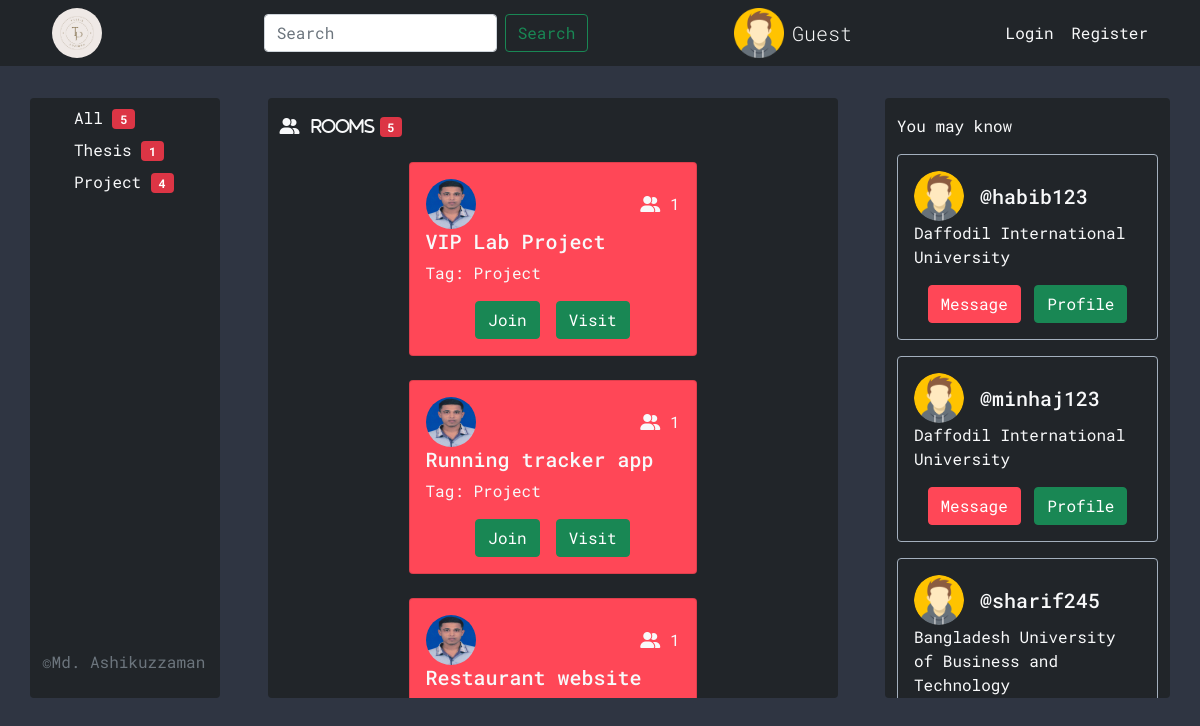
The page / on the database its author committed.
### main_app/models.py (models this page shows, shortened)
class Room(models.Model):
    name = models.CharField(max_length=255)
    host = models.ForeignKey(User, on_delete=models.CASCADE)
    participants = models.ManyToManyField(User, related_name='participants')
    tag = models.ForeignKey(Tag, on_delete=models.SET_NULL, null=True)
    description = models.TextField(default='', blank=True)
    created_at = models.DateTimeField(auto_now_add=True)

class User(AbstractUser):
    name = models.CharField(max_length=100, null=True)
    email = models.EmailField(unique=True)
    university = models.ForeignKey(University, null=True, on_delete=models.SET_NULL)
    image = models.ImageField(default='avatar.png', null=True)
    USERNAME_FIELD = 'email'
    REQUIRED_FIELDS = ['username']

class Tag(models.Model):
    name = models.CharField(max_length=50)
    def __str__(self):
        return self.name

class University(models.Model):
    name = models.CharField(max_length=255)
    def __str__(self):
        return self.name

### main_app/views.py (the view)
# urls.py: path('', views.index, name='home'),
def index(request):
    users = None
    rooms = None
    topic = request.GET.get('topic') if request.GET.get('topic') != None else ''
    user_id = request.GET.get('id')
    if user_id:
        user_id = int(user_id)
        rooms = Room.objects.filter(host__id=user_id).order_by('-created_at')
    else:
        rooms = Room.objects.filter(
            Q(tag__name__icontains=topic) |
            Q(name__icontains=topic)|
            Q(description__icontains=topic)|
            Q(host__id=user_id)).order_by('-created_at')
    room_count = rooms.count()
    all_rooms = Room.objects.count()
    thesis_count = Room.objects.filter(tag__name='Thesis').count()
    project_count = Room.objects.filter(tag__name='Project').count()
    if request.user.is_authenticated:
        users = User.objects.filter(university=request.user.university)
    else:
        users = User.objects.filter().order_by('-id')[0:4]
    return render(request, 'main_app/index.html', {
            'users': users,
            'rooms': rooms,
            'room_count': room_count,
            'all_rooms': all_rooms,
            'thesis_count': thesis_count,
            'project_count': project_count
        })

### main_app/templates/main_app/index.html (shortened to what this page needs)
{% extends 'main_app/base.html' %}
{% load static %}
{% block content %}
   <section class="container">
    <section class="row text-light mt-3 d-flex justify-content-between column-wise py-3">
        <div class="col-2 browse bg-dark rounded my-rooms py-2 d-flex flex-column justify-content-between">
                <div>
                    <ul>
                        <li class="list-unstyled"><a href="{% url 'home' %}" class="text-decoration-none text-light">All&nbsp;</a><span class="badge bg-danger">{{all_rooms}}</span></li>
                        <li class="list-unstyled pt-2"><a href="{% url 'home' %}?topic=Thesis" class="text-decoration-none text-light">Thesis&nbsp;</a><span class="badge bg-danger">{{thesis_count}}</span></li>
                        <li class="list-unstyled pt-2"><a href="{% url 'home' %}?topic=Project" class="text-decoration-none text-light">Project&nbsp;</a><span class="badge bg-danger">{{project_count}}</span></li>
                    </ul>
                </div>
                <div class="align-self-stretch">
                    <p class="text-muted author">&copy;Md. Ashikuzzaman</p>
                </div>
        </div>
        <div class="col-6 room-feed my-rooms bg-dark rounded py-3">
            <div class="d-flex justify-content-between">
                <div>
                    <i class="fa-solid fa-user-group">&nbsp;&nbsp;&nbsp;Rooms&nbsp;</i><span class="badge bg-danger">{{room_count}}</span>
                </div>
            </div>
            <div class="row d-flex justify-content-center mt-4">
              {% if rooms %}
              {% for room in rooms %}
                <div class="col mb-4" style="flex: 0;">
                    <div class="card room-body" style="width: 18rem; background-color: #ff4757;">
                        <div class="card-body d-flex flex-column">
                        <div class="d-flex align-items-center justify-content-between">
                          <img src="{{room.host.image.url}}" alt="host-image" style="width: 50px; height: 50px; border-radius: 50%;">
                          <div>
                            <i class="fa-solid fa-user-group"></i> {{room.participants.all.count}}
                          </div>
                        </div>
                          <h5 class="card-title">{{room.name}}</h5>
                          <p>Tag: {{room.tag}}</p>
                          {% if room.host == request.user %}
                            <div class="d-flex justify-content-center">
                              <a href="{% url 'update-room' room.id %}" class="card-link btn btn-success hidden">Update</a>
                              <a href="{% url 'update-room' room.id %}" class="card-link d-none show text-success"><i class="fa-solid fa-pen"></i></a>
                              <a href="{% url 'delete-room' room.id room.host.id 'index' %}" class="card-link btn btn-danger hidden text-light">Delete</a>
                              <a href="{% url 'delete-room' room.id room.host.id 'index' %}" class="card-link d-none show text-light"><i class="fa-solid fa-trash"></i></a>
                              <a href="{% url 'room' room.id %}" class="card-link btn btn-success hidden">Visit</a>
                              <a href="{% url 'room' room.id %}" class="card-link d-none show text-light"><i class="fa-solid fa-eye"></i></a>
                            </div>
                          {% else %}
                          <div class="d-flex justify-content-center">
                            {% if request.user in room.participants.all %}
                              <a href="" class="card-link btn btn-success hidden"><i class="fa-solid fa-circle-check"></i> Joined</a>
                              <a href="" class="card-link text-light d-none show"><i class="fa-solid fa-circle-check"></i></a>
                            {% else %}
                              {% if request.user.is_authenticated %}
                                <a href="{% url 'join-room' room.id request.user.id %}" class="card-link btn btn-success">Join</a>
                              {% else %}
                                <a href="{% url 'login'%}" class="card-link btn btn-success">Join</a>
                              {% endif %}
                            {% endif %}
                            <a href="{% url 'room' room.id %}" class="card-link btn btn-success hidden">Visit</a>
                          </div>
                          {% endif %}
                        </div>
                      </div>
                </div>
                {% endfor %}
                {% else %}
                <h5>No rooms available</h5>
                {% endif %}
            </div>
        </div>
        <div class="col-3 suggestions bg-dark rounded py-3 my-rooms">
            <p>You may know</p>
            <div class="row">
              {% for user in users %}
              {% if not user.id == request.user.id %}
                <div class="col mb-3">
                    <div class="card bg-dark" style="border-color: #a4b0be !important;">
                        <div class="card-body">
                            <div class="d-flex">
                                <div>
                                    <img src="{{user.image.url}}" alt="host-image" style="width: 50px; height: 50px; border-radius: 50%;">
                                </div>
                                <div class="d-flex align-items-center">
                                    <h5  style="margin-bottom: 0; margin-left: 1rem;" class="card-title">@{{user.username}}</h5>
                                </div>
                            </div>
                          <p>{{user.university}}</p>
                          {% if request.user.is_authenticated %}
                            <div class="d-flex justify-content-evenly">
                              <a href="{% url 'user-message' request.user.id user.id %}" class="btn btn-primary">Message</a>
                              <a class="btn btn-success" href="{% url 'user-profile' user.id %}">Profile</a>
                            </div>
                          {% else %}
                            <div class="d-flex justify-content-evenly">
                              <a href="{% url 'login' %}" class="btn btn-primary">Message</a>
                              <a class="btn btn-success" href="{% url 'user-profile' user.id %}">Profile</a>
                            </div>
                          {% endif %}
                        </div>
                      </div>
                </div>
                {% endif %}
               {% endfor %}
            </div>
        </div>
    </section>
   </section>
{% endblock content %}

### main_app/templates/main_app/base.html (shortened to what this page needs)
{% load static %}
{% load number_of_messages %}
<!DOCTYPE html>
<html lang="en">
<head>
    <link href="https://cdn.jsdelivr.net/npm/bootstrap@5.1.3/dist/css/bootstrap.min.css" rel="stylesheet">
    <link rel="stylesheet" href="https://cdnjs.cloudflare.com/ajax/libs/font-awesome/6.0.0/css/all.min.css" />
    <link rel="stylesheet" href="{% static 'main_app/css/index.css' %}">
</head>
<body>
    <nav class="navbar navbar-expand-lg navbar-dark bg-dark">
        <div class="container-fluid d-flex justify-content-between">
          <div>
            <a class="navbar-brand" href="{% url 'home' %}"><img src="{% static 'main_app/images/logo.png' %}" style="width: 50px; height: 50px; border-radius: 50%;" alt="image-avatar"></a>
          </div>
          <div class="search-form">
            <form class="d-flex" method="GET" action="{% url 'home' %}">
                <input class="form-control me-2" name="topic" type="search" placeholder="Search" aria-label="Search">
                <button class="btn btn-outline-success" type="submit">Search</button>
            </form>
          </div>
          <div class="d-flex profile-image">
                <div>
                  {% if request.user.is_authenticated %}
                    <img src="{{request.user.image.url}}" alt="user-image" style="width: 50px; height: 50px; border-radius: 50%;">
                  {% else %}
                    <img src="{% static 'main_app/images/avatar.png' %}" alt="image-avatar" style="width: 50px;">
                  {% endif %}
                </div>
                <div class="d-flex align-items-center" style="margin-left: 0.5rem;">
                  {% if request.user.is_authenticated %}
                    <p style="margin-bottom: 0; margin-right: 7px;" class="text-light lead">{{request.user.name}}</p>
                    <div class="dropdown">
                      <a href="" id="dropdownMenuButton" class="text-decoration-none text-light" data-toggle="dropdown" aria-haspopup="true" aria-expanded="false"><i class="fa-solid fa-angle-down"></i></a>
                      <div class="dropdown-menu" aria-labelledby="dropdownMenuButton">
                        <a class="dropdown-item" href="{% url 'user-profile' request.user.id%}">Profile</a>
                        <a class="dropdown-item" href="{% url 'update-profile' 'index' %}">Edit profile</a>
                      </div>
                    </div>
                  {% else %}
                    <p style="margin-bottom: 0;" class="text-light lead">Guest</p>
                  {% endif %}
                </div>
          </div>
          <div class="login-logout-menu">
            {% if request.user.is_authenticated %}
                <a href="{% url 'received-messages' request.user.id %}" class="text-decoration-none text-light"><i class="fa-solid fa-bell"></i><span class="badge bg-danger rounded-circle">{{request.user.id|total_messages}}</span></a>
                <a href="{% url 'home' %}?id={{request.user.id}}" class="text-decoration-none text-light" style="margin-left: .5rem">My rooms</a>
                <a href="{% url 'logout' %}" class="text-decoration-none text-light" style="margin-left: .5rem">Logout</a>
            {% else %}
                <a href="{% url 'login' %}" class="text-decoration-none text-light" style="margin-left: .5rem">Login</a>
                <a href="{% url 'signup' %}" class="text-decoration-none text-light" style="margin-left: .5rem">Register</a>
            {% endif %}
          </div>
        </div>
      </nav>
      {% block content %}
      {% endblock content %}
</body>
</html>

### main_app/static/main_app/css/index.css (style rules this page uses)
* { box-sizing: border-box; }
body { background-color: #2f3542; font-family: 'Roboto Mono', monospace; }
.btn-primary { background-color: #ff4757 !important; border-color: #ff4757 !important; }
.my-rooms, .joined-rooms { overflow-y: scroll; height: 600px; }
@media only screen and (max-width: 1280px) { .navbar { padding-right: 40px; padding-left: 40px; } }

### rows shown on the page
Room: host.image (picture), participants.all.count "1", name "VIP Lab Project", tag "Project", shows "Join", shows "Visit"
Room: host.image (picture), participants.all.count "1", name "Running tracker app", tag "Project", shows "Join", shows "Visit"
Room: host.image (picture), participants.all.count "1", name "Restaurant website"
User: image (placeholder picture), username "habib123", university "Daffodil International University", shows "Message"
User: image (placeholder picture), username "minhaj123", university "Daffodil International University", shows "Message"
User: image (placeholder picture), username "sharif245", university "Bangladesh University of Business and Technology"

### other values the page prints
{{ all_rooms }} "5"
{{ thesis_count }} "1"
{{ project_count }} "4"
{{ room_count }} "5"
